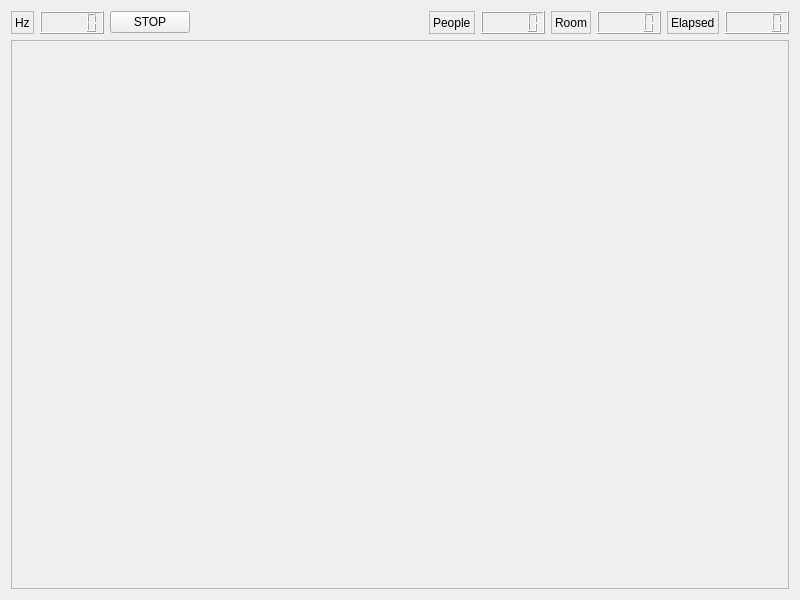
<?xml version="1.0" encoding="UTF-8"?>
<ui version="4.0">
 <class>local_guiDlg</class>
 <widget class="QWidget" name="local_guiDlg">
  <property name="geometry">
   <rect>
    <x>0</x>
    <y>0</y>
    <width>800</width>
    <height>600</height>
   </rect>
  </property>
  <property name="windowTitle">
   <string>intention_predictor</string>
  </property>
  <layout class="QVBoxLayout" name="verticalLayout_2">
   <item>
    <layout class="QVBoxLayout" name="verticalLayout">
     <item>
      <layout class="QHBoxLayout" name="horizontalLayout_4">
       <item>
        <layout class="QHBoxLayout" name="horizontalLayout">
         <item>
          <widget class="QLabel" name="label">
           <property name="frameShape">
            <enum>QFrame::StyledPanel</enum>
           </property>
           <property name="text">
            <string>Hz</string>
           </property>
          </widget>
         </item>
         <item>
          <widget class="QLCDNumber" name="lcdNumber_hz">
           <property name="font">
            <font>
             <family>Ubuntu</family>
             <pointsize>12</pointsize>
             <bold>true</bold>
            </font>
           </property>
          </widget>
         </item>
        </layout>
       </item>
       <item>
        <widget class="QPushButton" name="pushButton_stop">
         <property name="text">
          <string>STOP</string>
         </property>
         <property name="checkable">
          <bool>true</bool>
         </property>
         <property name="checked">
          <bool>false</bool>
         </property>
        </widget>
       </item>
       <item>
        <spacer name="horizontalSpacer">
         <property name="orientation">
          <enum>Qt::Horizontal</enum>
         </property>
         <property name="sizeHint" stdset="0">
          <size>
           <width>40</width>
           <height>20</height>
          </size>
         </property>
        </spacer>
       </item>
       <item>
        <layout class="QHBoxLayout" name="horizontalLayout_2">
         <item>
          <widget class="QLabel" name="label_2">
           <property name="frameShape">
            <enum>QFrame::StyledPanel</enum>
           </property>
           <property name="text">
            <string>People</string>
           </property>
          </widget>
         </item>
         <item>
          <widget class="QLCDNumber" name="lcdNumber_people">
           <property name="font">
            <font>
             <bold>true</bold>
            </font>
           </property>
          </widget>
         </item>
        </layout>
       </item>
       <item>
        <layout class="QHBoxLayout" name="horizontalLayout_3">
         <item>
          <widget class="QLabel" name="label_3">
           <property name="frameShape">
            <enum>QFrame::StyledPanel</enum>
           </property>
           <property name="text">
            <string>Room</string>
           </property>
          </widget>
         </item>
         <item>
          <widget class="QLCDNumber" name="lcdNumber_room">
           <property name="font">
            <font>
             <bold>true</bold>
            </font>
           </property>
          </widget>
         </item>
         <item>
          <layout class="QHBoxLayout" name="horizontalLayout_5">
           <item>
            <widget class="QLabel" name="label_4">
             <property name="frameShape">
              <enum>QFrame::StyledPanel</enum>
             </property>
             <property name="text">
              <string>Elapsed</string>
             </property>
            </widget>
           </item>
           <item>
            <widget class="QLCDNumber" name="lcdNumber_elapsed">
             <property name="font">
              <font>
               <bold>true</bold>
              </font>
             </property>
            </widget>
           </item>
          </layout>
         </item>
        </layout>
       </item>
      </layout>
     </item>
     <item>
      <widget class="QFrame" name="frame">
       <property name="sizePolicy">
        <sizepolicy hsizetype="Preferred" vsizetype="Expanding">
         <horstretch>0</horstretch>
         <verstretch>0</verstretch>
        </sizepolicy>
       </property>
       <property name="frameShape">
        <enum>QFrame::StyledPanel</enum>
       </property>
       <property name="frameShadow">
        <enum>QFrame::Raised</enum>
       </property>
      </widget>
     </item>
    </layout>
   </item>
  </layout>
 </widget>
 <resources/>
 <connections/>
</ui>
